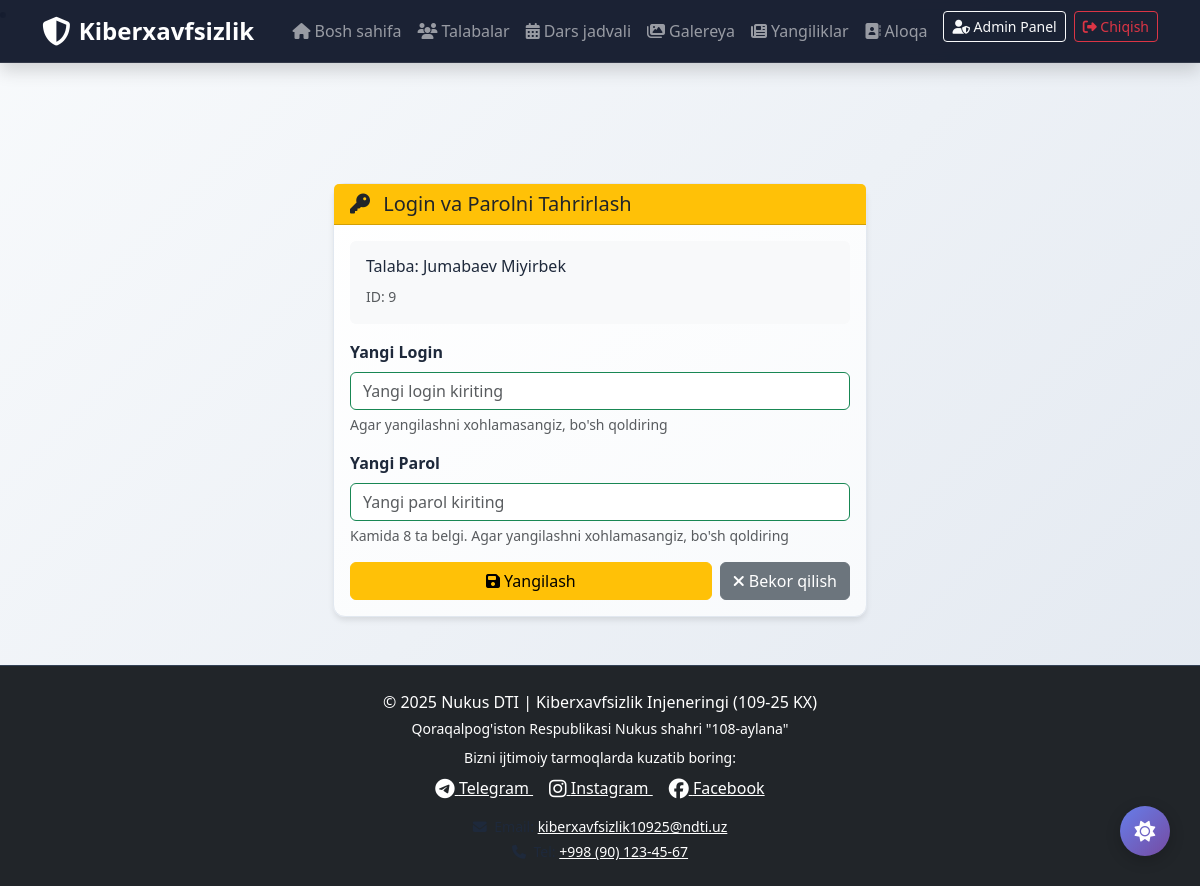
Page /admin/edit_student_credentials/9 (signed in) on the committed database.
### tables this page shows
CREATE TABLE students
                 (id INTEGER PRIMARY KEY AUTOINCREMENT,
                  first_name TEXT NOT NULL,
                  last_name TEXT NOT NULL,
                  phone TEXT NOT NULL,
                  social_media TEXT,
                  created_at TIMESTAMP DEFAULT CURRENT_TIMESTAMP);

### app.py (the view)
@app.route("/admin/edit_student_credentials/<int:student_id>", methods=["GET", "POST"])
@login_required
def edit_student_credentials(student_id):
    conn = get_db_connection()
    if request.method == "POST":
        new_login = sanitize_input(request.form.get("login", "").strip())
        new_password = request.form.get("password", "").strip()
        existing_login = conn.execute(
            'SELECT * FROM student_logins WHERE username = ? AND student_id != ?',
            (new_login, student_id)
        ).fetchone()
        if existing_login:
            flash("Bu login allaqachon band!", "danger")
            return redirect(url_for("edit_student_credentials", student_id=student_id))
        if new_login:
            conn.execute(
                'UPDATE student_logins SET username = ? WHERE student_id = ?',
                (new_login, student_id)
            )
        if new_password:
            if len(new_password) < 8:
                flash("Parol kamida 8 ta belgidan iborat bo'lishi kerak!", "danger")
                return redirect(url_for("edit_student_credentials", student_id=student_id))
            conn.execute(
                'UPDATE student_logins SET password_hash = ? WHERE student_id = ?',
                (generate_password_hash(new_password), student_id)
            )
        conn.execute('DELETE FROM student_login_blocks WHERE student_id = ?', (student_id,))
        conn.commit()
        conn.close()
        flash("Login va parol muvaffaqiyatli yangilandi!", "success")
        return redirect(url_for("admin_panel"))
    else:
        student = conn.execute(
            'SELECT s.*, sl.username FROM students s LEFT JOIN student_logins sl ON s.id = sl.student_id WHERE s.id = ?',
            (student_id,)
        ).fetchone()
        conn.close()
        if not student:
            flash("Talaba topilmadi!", "danger")
            return redirect(url_for("admin_panel"))
        return render_template("edit_credentials.html", student=student)

### app.py (called while the page is built)
def login_required(f):
    @wraps(f)
    def decorated_function(*args, **kwargs):
        if "admin" not in session:
            flash("Iltimos, avval tizimga kiring!", "danger")
            return redirect(url_for("admin_login_page"))
        login_time = session.get('login_time', 0)
        session_lifetime = app.config['PERMANENT_SESSION_LIFETIME']
        if isinstance(session_lifetime, timedelta):
            session_lifetime_seconds = session_lifetime.total_seconds()
        else:
            session_lifetime_seconds = session_lifetime
        if time.time() - login_time > session_lifetime_seconds:
            session.clear()
            flash("Session muddati tugadi. Iltimos, qayta kiring!", "warning")
            return redirect(url_for("admin_login_page"))
        return f(*args, **kwargs)
    return decorated_function

@app.before_request
def before_request():
    session.permanent = True
    app.permanent_session_lifetime = timedelta(minutes=30)
    session.modified = True

def get_db_connection():
    conn = sqlite3.connect('mysite.db')
    conn.row_factory = sqlite3.Row
    return conn

### templates/edit_credentials.html (shortened to what this page needs)
{% extends "base.html" %}
{% block content %}
<div class="container mt-4">
    <div class="row justify-content-center">
        <div class="col-md-6">
            <div class="card cyber-card">
                <div class="card-header bg-warning text-dark">
                    <h5 class="mb-0">
                        <i class="fa-solid fa-key me-2"></i>
                        Login va Parolni Tahrirlash
                    </h5>
                </div>
                <div class="card-body">
                    <div class="mb-3 p-3 bg-light rounded">
                        <h6>Talaba: {{ student.last_name }} {{ student.first_name }}</h6>
                        <small class="text-muted">ID: {{ student.id }}</small>
                    </div>
                    <form method="POST">
                        <div class="mb-3">
                            <label class="form-label fw-semibold">Yangi Login</label>
                            <input type="text" class="form-control" name="login"
                                   value="{{ student.username or '' }}"
                                   placeholder="Yangi login kiriting">
                            <div class="form-text">Agar yangilashni xohlamasangiz, bo'sh qoldiring</div>
                        </div>
                        <div class="mb-3">
                            <label class="form-label fw-semibold">Yangi Parol</label>
                            <input type="password" class="form-control" name="password"
                                   placeholder="Yangi parol kiriting">
                            <div class="form-text">Kamida 8 ta belgi. Agar yangilashni xohlamasangiz, bo'sh qoldiring</div>
                        </div>
                        <div class="d-flex gap-2">
                            <button type="submit" class="btn btn-warning flex-fill">
                                <i class="fa-solid fa-save me-1"></i>Yangilash
                            </button>
                            <a href="/admin/panel" class="btn btn-secondary">
                                <i class="fa-solid fa-times me-1"></i>Bekor qilish
                            </a>
                        </div>
                    </form>
                </div>
            </div>
        </div>
    </div>
</div>
{% endblock %}

### static/css/style.css (style rules this page uses)
body { background: linear-gradient(135deg, #f8fafc 0%, #e2e8f0 100%); min-height: 100vh; color: #1e293b !important; }
.cyber-card { background: linear-gradient(145deg, #ffffff 0%, #f8fafc 100%); border: 1px solid #e2e8f0; border-radius: 12px; transition: all 0.3s ease; box-shadow: 0 4px 6px -1px rgba(0, 0, 0, 0.1); color: #1e293b !important; }
.form-control { border: 1px solid #e2e8f0; transition: all 0.3s ease; color: #1e293b !important; }
.form-control:valid { border-color: #198754; }
* { transition: background-color 0.3s ease, border-color 0.3s ease, color 0.3s ease !important; }

### rows in the picture
students: last_name "Jumabaev", first_name "Miyirbek", id "9"
